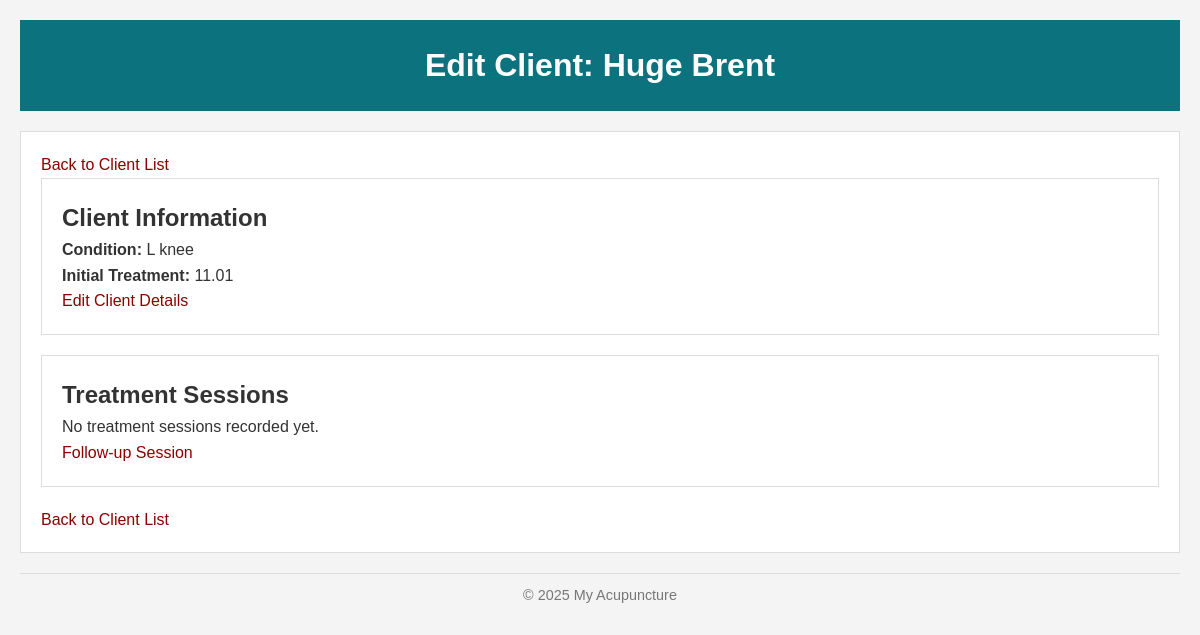
/client/4/, run on an earlier commit of the app's database.
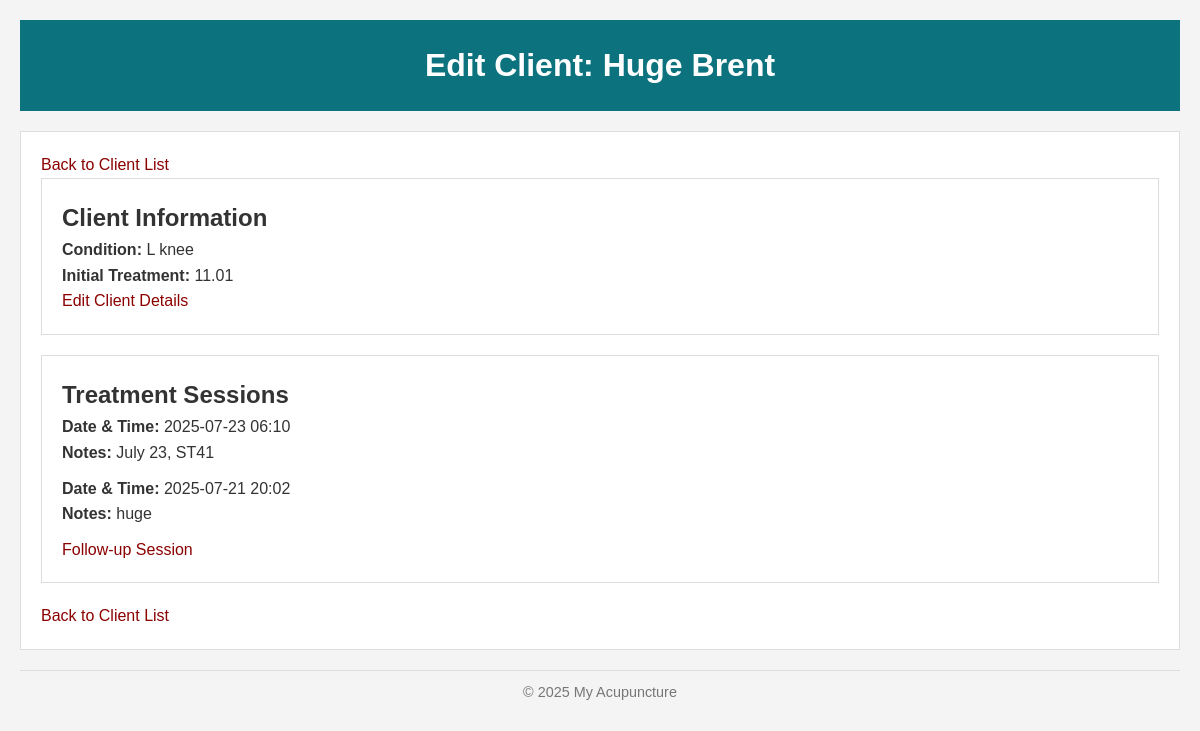
And on a later commit of the database.
### client/models.py (models this page shows, shortened)
class Client(models.Model):
    name = models.CharField(max_length=200)
    condition = models.TextField(help_text="Describe the client's condition")
    treatment = models.TextField(help_text="Initial treatment or notes")
    date_time = models.DateTimeField(default=timezone.now)

class TreatmentSession(models.Model):
    client = models.ForeignKey(Client, related_name="sessions", on_delete=models.CASCADE)
    date_time = models.DateTimeField(default=timezone.now)
    treatment_notes = models.TextField(help_text="Notes of the treatment session")

### client/views.py (the view)
# urls.py: path('client/<int:pk>/', views.client_detail, name='client_detail'),
def client_detail(request, pk):
    client = get_object_or_404(Client, pk=pk)
    sessions = client.sessions.order_by('-date_time')
    return render(request, 'client/client_detail.html', {'client': client, 'sessions': sessions})

### client/templates/client/client_detail.html (shortened to what this page needs)
{% extends 'base.html' %}
{% block header_title %}Edit Client: {{ client.name }}{% endblock %}
{% block content %}
    <p><a href="{% url 'client_list' %}" class = "highlighted-text">Back to Client List</a></p>
  <section>
    <h2>Client Information</h2>
    <p><strong>Condition:</strong> {{ client.condition }}</p>
    <p><strong>Initial Treatment:</strong> {{ client.treatment }}</p>
    <p><a href="{% url 'edit_client' client.pk %}" class="highlighted-text">Edit Client Details</a></p>
  </section>
  <section>
    <h2>Treatment Sessions</h2>
    {% if sessions %}
      <ul>
        {% for session in sessions %}
          <li>
            <strong>Date & Time:</strong> {{ session.date_time|date:"Y-m-d H:i" }}<br>
            <strong>Notes:</strong> {{ session.treatment_notes }}
          </li>
        {% endfor %}
      </ul>
    {% else %}
      <p>No treatment sessions recorded yet.</p>
    {% endif %}
    <a href="{% url 'followup_treatment' client.id %}" class = "highlighted-text" >Follow-up Session</a>
  </section>
  <p><a href="{% url 'client_list' %}" class= "highlighted-text" >Back to Client List</a></p>
{% endblock%}

### client/templates/base.html (shortened to what this page needs)
{% load static %}
<!DOCTYPE html>
<html lang="en">
<head>
    <link rel="stylesheet" href="{% static 'css/styles.css' %}">
</head>
<body>
    <header>
        <h1>{% block header_title %}Default Title{% endblock %}</h1>
    </header>
    <main>
        {% block content %}
        {% endblock %}
    </main>
    <footer>
        <p>&copy; {{ current_year|default:"2025" }} My Acupuncture</p>
    </footer>
</body>
</html>

### client/static/css/styles.css (style rules this page uses)
* { margin: 0; padding: 0; box-sizing: border-box; }
body { font-family: Arial, sans-serif; line-height: 1.6; background-color: #f4f4f4; color: #333; padding: 20px; }
header { background: #0c727d; color: #ffffff; padding: 20px 0; text-align: center; margin-bottom: 20px; }
main, section { background: #ffffff; padding: 20px; margin-bottom: 20px; border: 1px solid #dddddd; }
footer { text-align: center; font-size: 0.9em; color: #777; margin-top: 20px; padding-top: 10px; border-top: 1px solid #dddddd; }
a { color: #35424a; text-decoration: none; }
ul { list-style-type: none; margin: 0; padding: 0; }
li { margin-bottom: 10px; }
.highlighted-text { color: #8B0000; }

What changed in the data, as far as the page shows it:
added TreatmentSession: date_time "2025-07-23 06:10", treatment_notes "July 23, ST41"
added TreatmentSession: date_time "2025-07-21 20:02", treatment_notes "huge"
Also different on the page:
text no longer shown: "No treatment sessions recorded yet."
